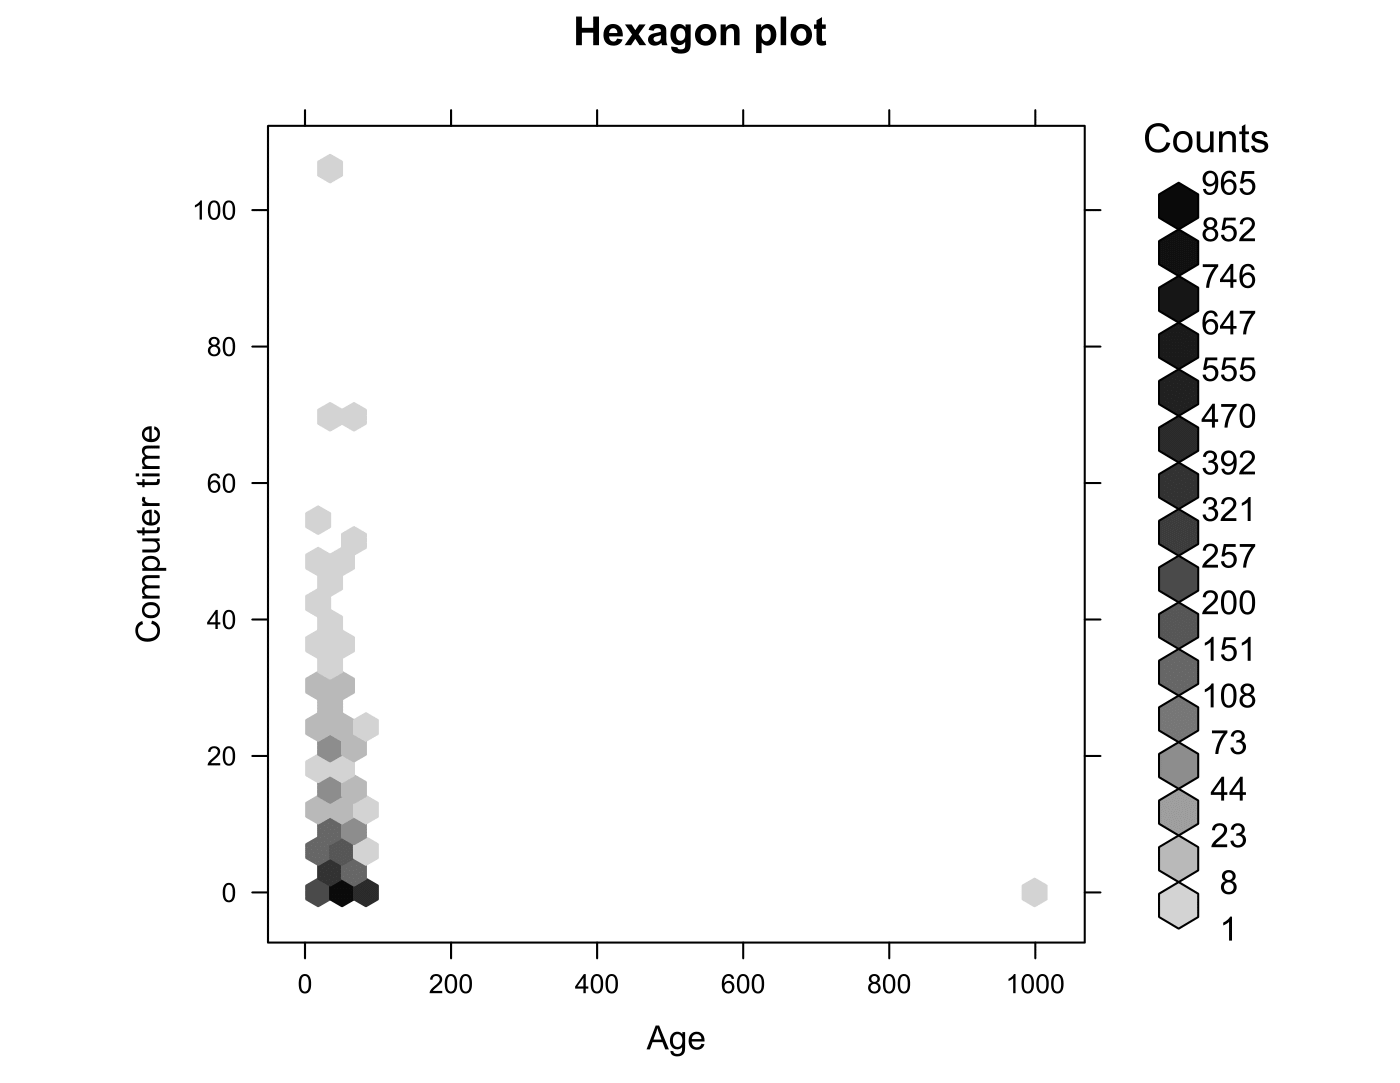

Recreate this plot in R.

# clear all variables
rm(list = ls(all = TRUE))
graphics.off()

# install and load packages
libraries = c("hexbin")
lapply(libraries, function(x) if (!(x %in% installed.packages())) {
    install.packages(x)
})
lapply(libraries, library, quietly = TRUE, character.only = TRUE)

# load data
allbus  = read.csv2("allbus.csv")
allbus4 = allbus[, c(2, 6)]

# Exclude unvalid observations
allbus4  = allbus4[(allbus4$ALTER = 100) & (allbus4$COMPUTER < 999), ]
ages4    = allbus4[, 1]
computer = allbus4[, 2]

# Hexagon plot
hexbinplot(computer ~ ages4, main="Hexagon plot", xlab = "Age", ylab = "Computer time", 
           style = "colorscale", aspect = 1, trans = sqrt, inv = function(ages4) ages4 ^ 2)
